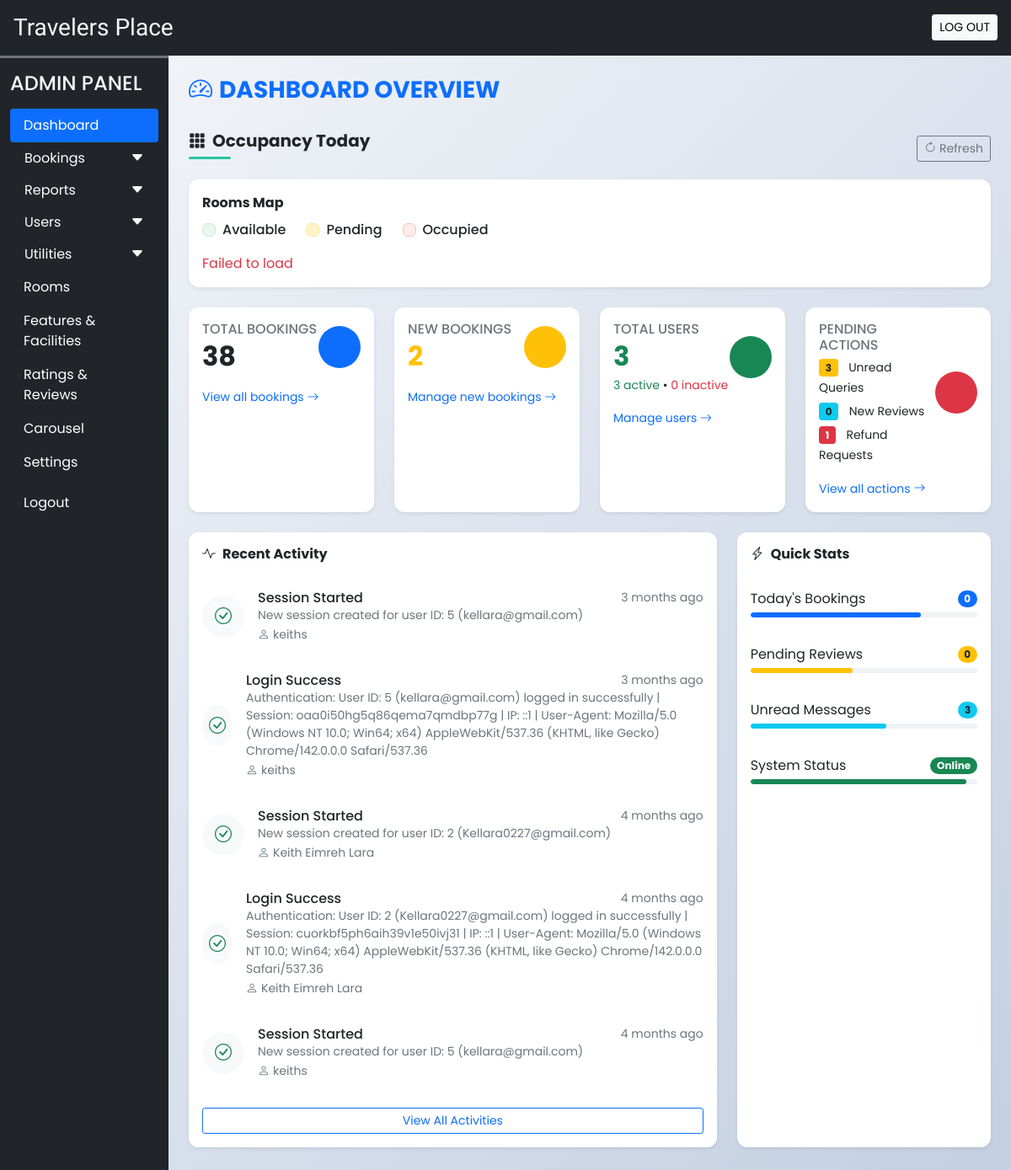
The app's page /admin/dashboard.php (signed in), older data.
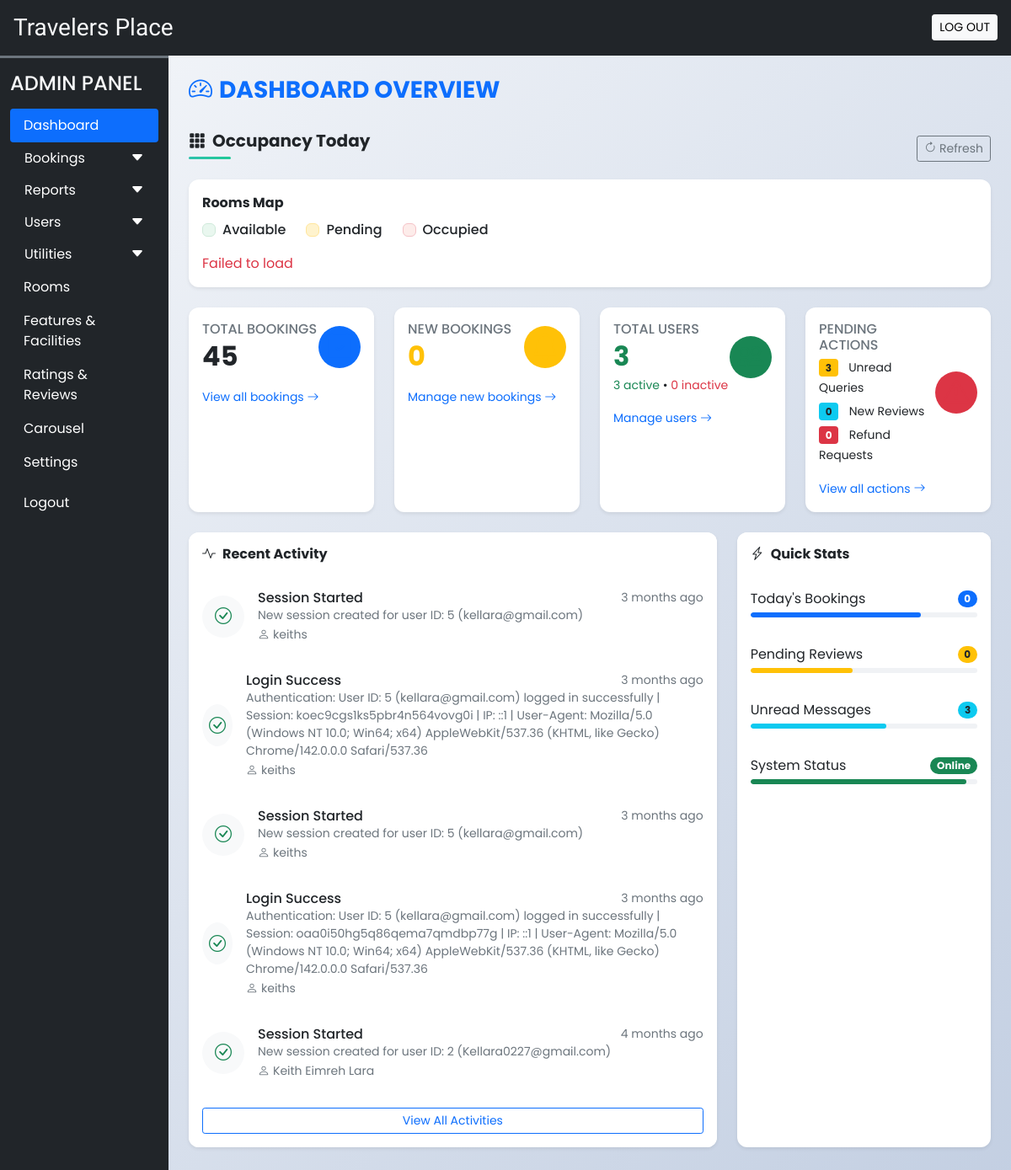
The same page, newer data.
### tables this page shows
CREATE TABLE `activity_logs` (
  `id` int(11) NOT NULL AUTO_INCREMENT,
  `user_id` int(11) DEFAULT NULL,
  `user_name` varchar(100) NOT NULL,
  `action` varchar(100) NOT NULL,
  `details` text DEFAULT NULL,
  `ip_address` varchar(45) DEFAULT NULL,
  `user_agent` text DEFAULT NULL,
  `created_at` timestamp NOT NULL DEFAULT current_timestamp(),
  PRIMARY KEY (`id`),
  KEY `idx_user_id` (`user_id`),
  KEY `idx_created_at` (`created_at`)
);

### admin/dashboard.php (the view, shortened to what the changed rows need)
<!DOCTYPE html>
<html lang="en">
<head>
  <?php require('inc/links.php'); ?>
</head>
<body class="bg-light">
  <?php
    function time_elapsed_string($datetime, $full = false) {
        $now = new DateTime;
        $ago = new DateTime($datetime);
        $diff = $now->diff($ago);
        $string = [
            'y' => 'year',
            'm' => 'month',
            'd' => 'day',
            'h' => 'hour',
            'i' => 'minute',
            's' => 'second',
        ];
        foreach ($string as $k => &$v) {
            if ($diff->$k) {
                $v = $diff->$k . ' ' . $v . ($diff->$k > 1 ? 's' : '');
            } else {
                unset($string[$k]);
            }
        }
        if (!$full) $string = array_slice($string, 0, 1);
        return $string ? implode(', ', $string) . ' ago' : 'just now';
    }
    $current_bookings = mysqli_fetch_assoc(mysqli_query($con,"SELECT
      COUNT(CASE WHEN booking_status='booked' AND arrival=0 THEN 1 END) AS `new_bookings`,
      COUNT(CASE WHEN booking_status='cancelled' AND refund=0 THEN 1 END) AS `refund_bookings`
      FROM `booking_order`"));
    $current_users = mysqli_fetch_assoc(mysqli_query($con,"SELECT
      COUNT(id) AS `total`,
      COUNT(CASE WHEN `status`=1 THEN 1 END) AS `active`,
      COUNT(CASE WHEN `status`=0 THEN 1 END) AS `inactive`,
      COUNT(CASE WHEN `is_verified`=0 THEN 1 END) AS `unverified`
      FROM `user_cred`"));
  ?>
  <div class="container-fluid" id="main-content">
    <div class="row">
      <div class="col-lg-10 ms-auto p-4 overflow-hidden">
        <div class="row g-4 mb-4">
          <div class="col-xl-3 col-md-6">
            <div class="card border-0 shadow-sm h-100">
              <div class="card-body">
                <div class="d-flex justify-content-between align-items-center">
                  <div>
                    <h6 class="text-uppercase text-muted mb-1">Total Bookings</h6>
                    <h2 class="mb-0 fw-bold"><?php
                      $total_bookings = mysqli_fetch_assoc(mysqli_query($con,"SELECT COUNT(*) as count FROM `booking_order`"));
                      echo $total_bookings['count'];
                    ?></h2>
                  </div>
                </div>
              </div>
            </div>
          </div>
          <div class="col-xl-3 col-md-6">
            <div class="card border-0 shadow-sm h-100">
              <div class="card-body">
                <div class="d-flex justify-content-between align-items-center">
                  <div>
                    <h6 class="text-uppercase text-muted mb-1">New Bookings</h6>
                    <h2 class="mb-0 fw-bold text-warning"><?php echo $current_bookings['new_bookings']; ?></h2>
                  </div>
                </div>
              </div>
            </div>
          </div>
          <div class="col-xl-3 col-md-6">
            <div class="card border-0 shadow-sm h-100">
              <div class="card-body">
                <div class="d-flex justify-content-between align-items-center">
                  <div>
                    <h2 class="mb-0 fw-bold text-success"><?php echo $current_users['total']; ?></h2>
                  </div>
                </div>
              </div>
            </div>
          </div>
          <div class="col-xl-3 col-md-6">
            <div class="card border-0 shadow-sm h-100">
              <div class="card-body">
                <div class="d-flex justify-content-between align-items-center">
                  <div>
                    <div class="d-flex flex-column">
                      <div>
                        <span class="badge bg-danger me-2"><?php echo $current_bookings['refund_bookings']; ?></span>
                        <span class="small">Refund Requests</span>
                      </div>
                    </div>
                  </div>
                </div>
              </div>
            </div>
          </div>
        </div>
        <div class="row g-4 mb-4">
          <div class="col-lg-8">
            <div class="card border-0 shadow-sm h-100">
              <div class="card-body p-0">
                <?php
                $recent_activities = [];
                $recent_activities_query = mysqli_query($con, "SELECT * FROM `activity_logs` ORDER BY `created_at` DESC LIMIT 5");
                if($recent_activities_query) {
                    while($row = mysqli_fetch_assoc($recent_activities_query)) {
                        $recent_activities[] = $row;
                    }
                }
                if(!empty($recent_activities)):
                  echo '<div class="list-group list-group-flush">';
                  foreach($recent_activities as $activity) {
                    $time_ago = time_elapsed_string($activity['created_at']);
                    $icon = strpos($activity['action'], 'Failed') !== false ? 'text-danger bi-x-circle' : 'text-success bi-check-circle';
                    echo "
                    <div class='list-group-item border-0 py-3'>
                      <div class='d-flex align-items-center'>
                        <div class='icon-shape bg-light rounded-circle p-2 me-3'>
                          <i class='bi $icon fs-5'></i>
                        </div>
                        <div class='flex-grow-1'>
                          <div class='d-flex justify-content-between align-items-center'>
                            <h6 class='mb-0'>{$activity['action']}</h6>
                            <small class='text-muted'>{$time_ago}</small>
                          </div>
                          <p class='mb-0 small text-muted'>{$activity['details']}</p>
                          <small class='text-muted'><i class='bi bi-person me-1'></i>{$activity['user_name']}</small>
                        </div>
                      </div>
                    </div>";
                  }
                  echo '</div>';
                endif;
                ?>
              </div>
            </div>
          </div>
        </div>
      </div>
    </div>
  </div>
</body>
</html>

Row changes from the older to the newer data that the page shows:
no longer on this page (row unchanged): activity_logs: action "Login Success", created_at "4 months ago", details "Authentication: User ID: 2 (Kellara0227@gmail.com) logged in successfully | Session: cuorkbf5ph6aih39v1e50ivj31 | IP: ::1 | User-Agent: Mozilla/5.0 (Windows NT 10.0; Win64; x64) AppleWebKit/537.36 (KHTML, like Gecko) Chrome/142.0.0.0 Safari/537.36", user_name "Keith Eimreh Lara"
no longer on this page (row unchanged): activity_logs: action "Session Started", created_at "4 months ago", details "New session created for user ID: 5 (kellara@gmail.com)", user_name "keiths"
added activity_logs: action "Session Started", created_at "3 months ago", details "New session created for user ID: 5 (kellara@gmail.com)", user_name "keiths"
added activity_logs: action "Login Success", created_at "3 months ago", details "Authentication: User ID: 5 (kellara@gmail.com) logged in successfully | Session: koec9cgs1ks5pbr4n564vovg0i | IP: ::1 | User-Agent: Mozilla/5.0 (Windows NT 10.0; Win64; x64) AppleWebKit/537.36 (KHTML, like Gecko) Chrome/142.0.0.0 Safari/537.36", user_name "keiths"
Text that changed along with them:
$total_bookings['count']: "38" → "45"
$current_bookings['new_bookings']: "2" → "0"
$current_bookings['refund_bookings']: "1" → "0"
